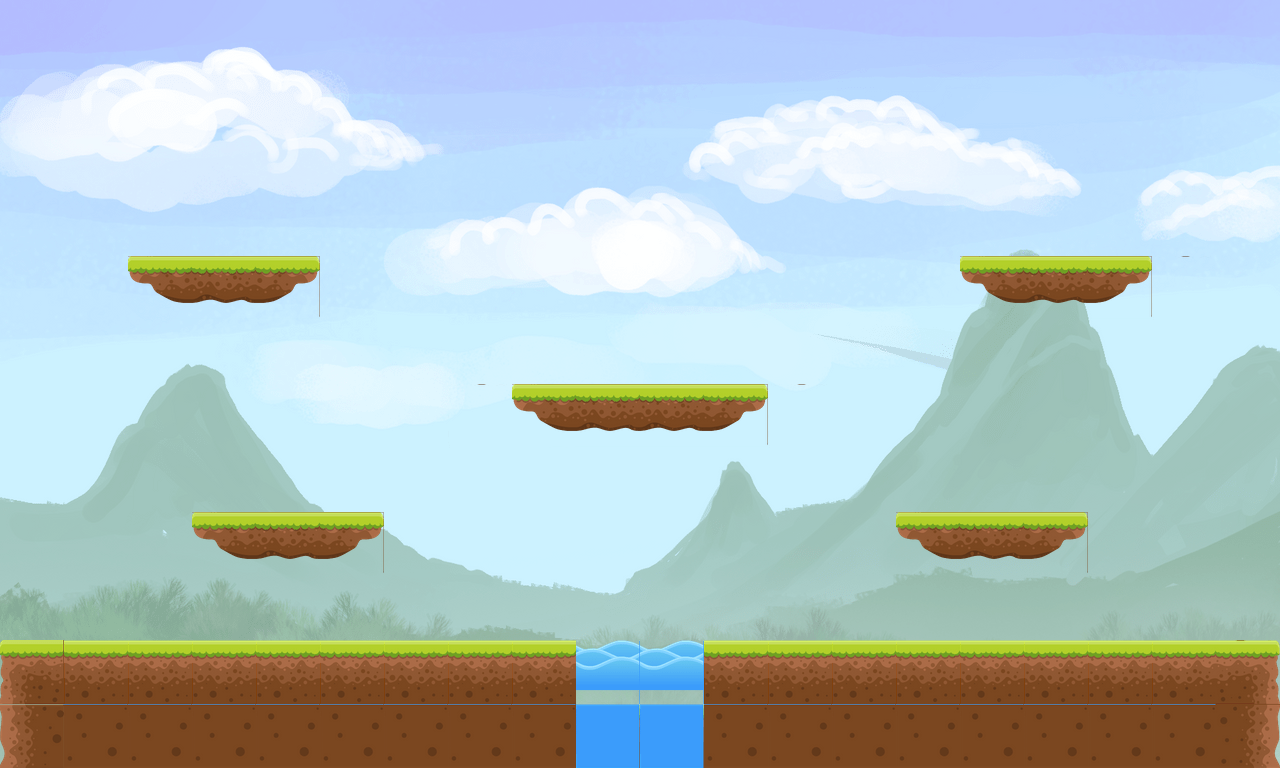

Rendered tile map (Tiled .tmx) drawn with the repository's tilesets; below, a short description and the full map source, tile grids included:
An orthogonal 20x12 tile map with 64x64 px tiles, 2 tile layers (background, Tile Layer 1), 2 tilesets and 3 objects.

<map version="1.0" tiledversion="1.1.5" orientation="orthogonal" renderorder="right-down" width="20" height="12" tilewidth="64" tileheight="64" infinite="0" nextobjectid="1">
 <tileset firstgid="1" name="spritesheet_x64" tilewidth="64" tileheight="64" tilecount="20" columns="5">
  <image source="spritesheet_x64.png" width="320" height="256" />
  <tile id="5">
   <objectgroup draworder="index">
    <object id="1" x="-0.25" y="0.25">
     <polygon points="0,0 63.75,0 63.75,46.75 51,46.25 40.75,43.25 32.75,38.5 27.5,34.75 23.75,29.5 21.5,28 11.5,26.75 7,25.5 3.5,21.25 2.75,19.25 0.75,13.75 0.25,11.75 0.5,0" />
    </object>
   </objectgroup>
  </tile>
  <tile id="6">
   <objectgroup draworder="index">
    <object id="2" x="0" y="0.25" width="63.75" height="46.25" />
   </objectgroup>
  </tile>
  <tile id="7">
   <objectgroup draworder="index">
    <object id="1" x="0" y="-0.25">
     <polygon points="0,0 63,0.5 63.5,14.75 61,16.75 59.25,22.5 53.5,25.75 48.5,27.5 40.75,27.5 39.25,28.75 38,32.75 31,38.25 22,43.5 14.25,46.75 4.25,47 0,47 0,0" />
    </object>
   </objectgroup>
  </tile>
 </tileset>
 <tileset firstgid="41" name="bg" tilewidth="1280" tileheight="768" tilecount="1" columns="1">
  <image source="bg.png" width="1280" height="768" />
 </tileset>
 <layer name="background" width="20" height="12">
  <data encoding="csv">
0,0,0,0,0,0,0,0,0,0,0,0,0,0,0,0,0,0,0,0,
0,0,0,0,0,0,0,0,0,0,0,0,0,0,0,0,0,0,0,0,
0,0,0,0,0,0,0,0,0,0,0,0,0,0,0,0,0,0,0,0,
0,0,0,0,0,0,0,0,0,0,0,0,0,0,0,0,0,0,0,0,
0,0,0,0,0,0,0,0,0,0,0,0,0,0,0,0,0,0,0,0,
0,0,0,0,0,0,0,0,0,0,0,0,0,0,0,0,0,0,0,0,
0,0,0,0,0,0,0,0,0,0,0,0,0,0,0,0,0,0,0,0,
0,0,0,0,0,0,0,0,0,0,0,0,0,0,0,0,0,0,0,0,
0,0,0,0,0,0,0,0,0,0,0,0,0,0,0,0,0,0,0,0,
0,0,0,0,0,0,0,0,0,0,0,0,0,0,0,0,0,0,0,0,
0,0,0,0,0,0,0,0,0,0,0,0,0,0,0,0,0,0,0,0,
41,0,0,0,0,0,0,0,0,0,0,0,0,0,0,0,0,0,0,0
</data>
 </layer>
 <layer name="Tile Layer 1" width="20" height="12">
  <data encoding="csv">
0,0,0,0,0,0,0,0,0,0,0,0,0,0,0,0,0,0,0,0,
0,0,0,0,0,0,0,0,0,0,0,0,0,0,0,0,0,0,0,0,
0,0,0,0,0,0,0,0,0,0,0,0,0,0,0,0,0,0,0,0,
0,0,0,0,0,0,0,0,0,0,0,0,0,0,0,0,0,0,0,0,
0,0,6,7,8,0,0,0,0,0,0,0,0,0,0,6,7,8,15,0,
0,0,0,0,0,0,0,0,0,0,0,0,0,0,0,0,0,0,0,0,
0,0,0,0,0,0,0,15,6,7,7,8,15,0,0,0,0,0,0,0,
0,0,0,0,0,0,0,0,0,0,0,0,0,0,0,0,0,0,0,0,
0,0,0,6,7,8,0,0,0,0,0,0,0,0,6,7,8,0,0,0,
0,0,0,0,0,0,0,0,0,0,0,0,0,0,0,0,0,0,0,0,
1,13,13,13,13,13,13,13,13,11,11,13,13,13,13,13,13,13,13,14,
16,17,17,17,17,17,17,17,17,12,12,17,17,17,17,17,17,17,17,18
</data>
 </layer>
</map>